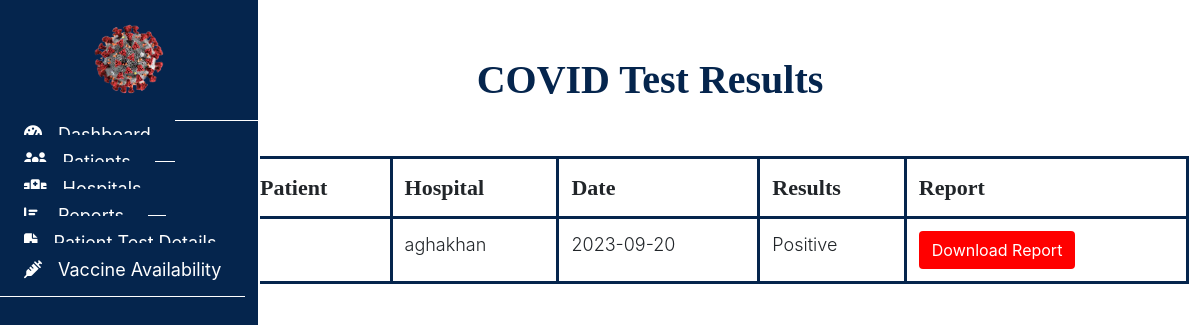
Before: /admin/crdetails.php (signed in) with the older database file.
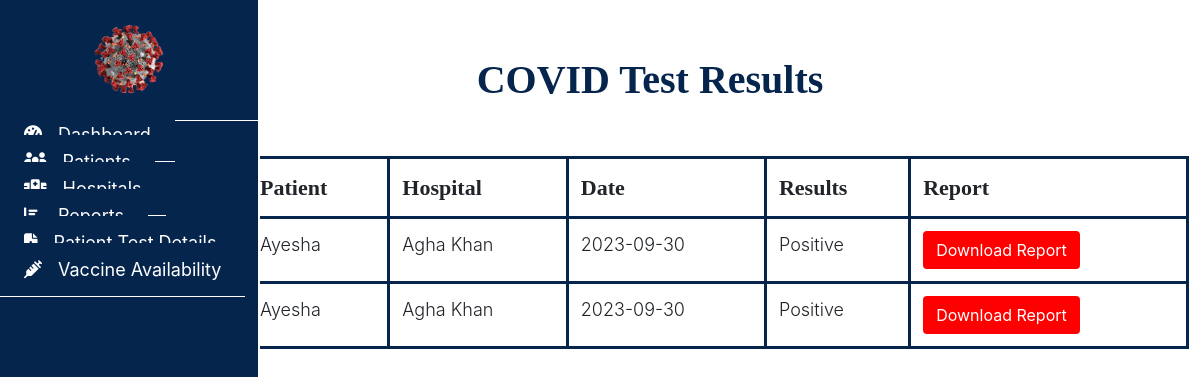
After: the same page with the newer database file.
### tables this page shows
CREATE TABLE `appointment` (
  `app_id` int(11) NOT NULL,
  `patient_id` int(11) DEFAULT NULL,
  `hospital_id` int(11) DEFAULT NULL,
  `app_date` date DEFAULT NULL,
  `status` int(11) DEFAULT NULL,
  `app_time` time DEFAULT NULL,
  `test_name` varchar(255) NOT NULL,
  `approval_status` enum('Pending','Approved','Rejected') DEFAULT 'Pending'
);

CREATE TABLE `hospital` (
  `hospital_id` int(11) NOT NULL,
  `hospital_name` varchar(255) DEFAULT NULL,
  `location` varchar(255) DEFAULT NULL,
  `password` varchar(255) DEFAULT NULL,
  `status` int(11) NOT NULL,
  `approval_status` enum('Pending','Approved','Rejected') DEFAULT 'Pending'
);

CREATE TABLE `patient` (
  `patient_id` int(11) NOT NULL,
  `patient_name` varchar(255) DEFAULT NULL,
  `address` varchar(255) DEFAULT NULL,
  `email` varchar(255) DEFAULT NULL,
  `password` varchar(255) DEFAULT NULL
);

### admin/crdetails.php (the view, shortened to what this page needs)
<?php
include("../connection.php");
?>
<!DOCTYPE html>
<html lang="en">
<head>
  <link rel="stylesheet" href="assets/style.css">
  <link rel="stylesheet" href="https://cdn.usebootstrap.com/bootstrap/3.3.7/css/bootstrap.min.css">
  <link rel="stylesheet"
    href="https://cdnjs.cloudflare.com/ajax/libs/material-design-iconic-font/2.2.0/css/material-design-iconic-font.min.css">
  <link rel="stylesheet" href="https://cdnjs.cloudflare.com/ajax/libs/font-awesome/6.4.0/css/all.min.css">
</head>
<body>
  <div id="sidebar">
    <header>
      <a href="#"><img src="../images/covidlogo.png" alt="" style="width:120px ; height:120px;padding: 20px;"></a>
    </header>
    <ul class="nav">
      <li>
        <a href="admin.php">
          <i class="fas fa-tachometer-alt"></i>Dashboard
        </a>
      </li>
      <li>
        <a href="patientrecord.php">
          <i class="fas fa-users"></i>Patients
        </a>
      </li>
      <li>
        <a href="hospitaldetails.php">
          <i class="fas fa-hospital"></i>Hospitals
        </a>
      </li>
      <li>
        <a href="crdetails.php">
          <i class="fas fa-chart-bar"></i>Reports
        </a>
      </li>
      <li>
        <a href="testdetails.php">
          <i class="fas fa-file-medical"></i>Patient Test Details
        </a>
      </li>
      <li>
        <a href="vaccine.php">
          <i class="fas fa-syringe"></i>Vaccine Availability
        </a>
      </li>
    </ul>
  </div>
  <nav class="navbar">
    <div class="container-fluid">
      <ul class="nav navbar-nav navbar-right">
        <li class="dropdown">
          <a href="#" class="dropdown-toggle" data-toggle="dropdown">
          </a>
        </li>
      </ul>
    </div>
  </nav>
  <div class="container-fluid" id="all-products">
    <h1 class="text-center">COVID Test Results</h1>
    <div class="container">
      <table class="table">
        <thead>
          <tr>
            <th>Patient</th>
            <th>Hospital</th>
            <th>Date</th>
            <th>Results</th>
            <th>Report</th>
          </tr>
        </thead>
        <tbody>
          <?php
          $query = "SELECT * FROM appointment";
          $result = mysqli_query($con, $query);
          while ($row = mysqli_fetch_assoc($result)) {
            $patient_id = $row['patient_id'];
            $hospital_id = $row['hospital_id'];
            $patient_query = "SELECT patient_name FROM patient WHERE patient_id = $patient_id";
            $patient_result = mysqli_query($con, $patient_query);
            $hospital_query = "SELECT hospital_name FROM hospital WHERE hospital_id = $hospital_id";
            $hospital_result = mysqli_query($con, $hospital_query);
            if ($patient_result && $hospital_result) {
              $patient_data = mysqli_fetch_assoc($patient_result);
              $hospital_data = mysqli_fetch_assoc($hospital_result);
              $patient_name = $patient_data['patient_name'];
              $hospital_name = $hospital_data['hospital_name'];
              ?>
              <tr>
                <td>
                  <?= $patient_name ?>
                </td>
                <td>
                  <?= $hospital_name ?>
                </td>
                <td>
                  <?= $row['app_date'] ?>
                </td>
                <td>
                  <?= $row['status'] == 1 ? 'Positive' : 'Negative' ?>
                </td>
                <td><a href="assets/report.xlsx" class='btn'
                    style='background-color:red; color:#ffff'>Download Report</a></td>;
              </tr>
            <?php } else { ?>
              <tr>
                <td colspan="5">Error fetching data.</td>
              </tr>
            <?php }
          }
          ?>
        </tbody>
      </table>
    </div>
  </div>
</body>
</html>

Changed rows visible on the page:
removed appointment: hospital.hospital_name "aghakhan", app_date "2023-09-20", status "Positive"
added appointment: patient.patient_name "Ayesha", hospital.hospital_name "Agha Khan", app_date "2023-09-30", status "Positive"
added appointment: patient.patient_name "Ayesha", hospital.hospital_name "Agha Khan", app_date "2023-09-30", status "Positive"
